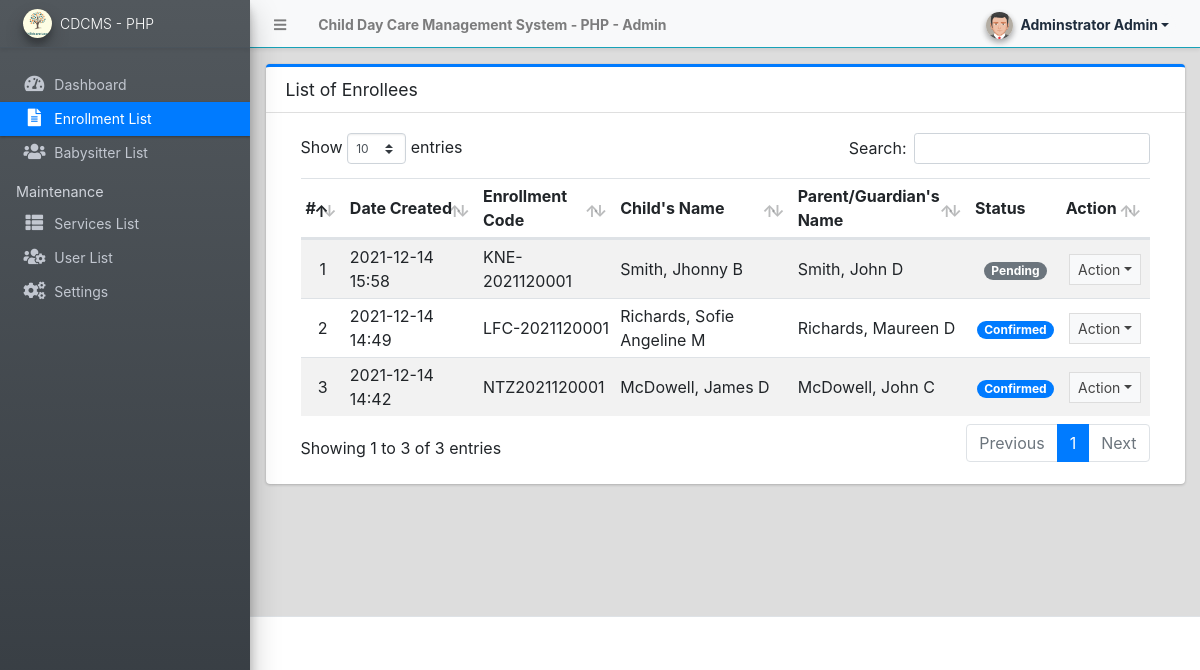
/admin/?page=enrollment (signed in), run on the app's committed database.
### tables this page shows
CREATE TABLE `enrollment_list` (
  `id` int(30) NOT NULL,
  `code` varchar(50) NOT NULL,
  `child_fullname` text NOT NULL,
  `parent_fullname` text NOT NULL,
  `status` tinyint(1) NOT NULL DEFAULT 0,
  `date_created` datetime NOT NULL DEFAULT current_timestamp(),
  `date_updated` datetime NOT NULL DEFAULT current_timestamp() ON UPDATE current_timestamp()
);

### config.php (called while the page is built, shortened)
<?php
require_once('classes/DBConnection.php');
require_once('classes/SystemSettings.php');
function validate_image($file){
	if(!empty($file)){
        $ex = explode('?',$file);
        $file = $ex[0];
        $param =  isset($ex[1]) ? '?'.$ex[1]  : '';
		if(is_file(base_app.$file)){
			return base_url.$file.$param;
		}else{
			return base_url.'dist/img/no-image-available.png';
		}
	}else{
		return base_url.'dist/img/no-image-available.png';
	}
}
function isMobileDevice(){
    $aMobileUA = array(
        '/iphone/i' => 'iPhone',
        '/ipod/i' => 'iPod',
        '/ipad/i' => 'iPad',
        '/android/i' => 'Android',
        '/blackberry/i' => 'BlackBerry',
        '/webos/i' => 'Mobile'
    );
    return false;
}
?>

### classes/DBConnection.php (called while the page is built, shortened)
<?php
class DBConnection{
    private $host = DB_SERVER;
    private $username = DB_USERNAME;
    private $password = DB_PASSWORD;
    private $database = DB_NAME;
    public $conn;
    public function __construct(){
        if (!isset($this->conn)) {
            $this->conn = new mysqli($this->host, $this->username, $this->password, $this->database);
        }
    }
}
?>

### classes/SystemSettings.php (called while the page is built, shortened)
<?php
class SystemSettings extends DBConnection{
	function userdata($field = ''){
		if(!empty($field)){
			if(isset($_SESSION['userdata'][$field]))
				return $_SESSION['userdata'][$field];
			else
				return null;
		}else{
			return false;
		}
	}
	function info($field=''){
		if(!empty($field)){
			if(isset($_SESSION['system_info'][$field]))
				return $_SESSION['system_info'][$field];
			else
				return false;
		}else{
			return false;
		}
	}
}
$_settings = new SystemSettings();
?>

### admin/enrollment/index.php (the view, shortened to what this page needs)
<div class="card card-outline card-primary">
	<div class="card-header">
		<h3 class="card-title">List of Enrollees</h3>
	</div>
	<div class="card-body">
		<div class="container-fluid">
        <div class="container-fluid">
			<table class="table table-hover table-striped">
				<colgroup>
					<col width="5%">
					<col width="15%">
					<col width="15%">
					<col width="20%">
					<col width="20%">
					<col width="10%">
					<col width="10%">
				</colgroup>
				<thead>
					<tr>
						<th>#</th>
						<th>Date Created</th>
						<th>Enrollment Code</th>
						<th>Child's Name</th>
						<th>Parent/Guardian's Name</th>
						<th>Status</th>
						<th>Action</th>
					</tr>
				</thead>
				<tbody>
					<?php
						$i = 1;
						$qry = $conn->query("SELECT * from `enrollment_list` order by `status` asc, unix_timestamp(date_created) desc ");
						while($row = $qry->fetch_assoc()):
					?>
						<tr>
							<td class="text-center"><?php echo $i++; ?></td>
							<td class=""><?php echo date("Y-m-d H:i",strtotime($row['date_created'])) ?></td>
							<td><?php echo ($row['code']) ?></td>
							<td><?php echo ucwords($row['child_fullname']) ?></td>
							<td><?php echo ucwords($row['parent_fullname']) ?></td>
							<td class="text-center">
								<?php
                                    switch($row['status']){
                                        case '1':
                                            echo "<span class='badge badge-primary badge-pill'>Confirmed</span>";
                                            break;
                                        case '0':
                                            echo "<span class='badge badge-secondary badge-pill'>Pending</span>";
                                            break;
                                    }
                                ?>
							</td>
							<td align="center">
								 <button type="button" class="btn btn-flat btn-default btn-sm dropdown-toggle dropdown-icon" data-toggle="dropdown">
				                  		Action
				                  </button>
							</td>
						</tr>
					<?php endwhile; ?>
				</tbody>
			</table>
		</div>
		</div>
	</div>
</div>

### admin/index.php (shortened to what this page needs)
<?php require_once('../config.php'); ?>
 <!DOCTYPE html>
<html lang="en" class="" style="height: auto;">
<?php require_once('inc/header.php') ?>
  <body class="sidebar-mini layout-fixed control-sidebar-slide-open layout-navbar-fixed sidebar-mini-md sidebar-mini-xs" data-new-gr-c-s-check-loaded="14.991.0" data-gr-ext-installed="" style="height: auto;">
    <div class="wrapper">
     <?php require_once('inc/topBarNav.php') ?>
     <?php require_once('inc/navigation.php') ?>
     <?php $page = isset($_GET['page']) ? $_GET['page'] : 'home';  ?>
      <div class="content-wrapper pt-3" style="min-height: 567.854px;">
        <section class="content ">
          <div class="container-fluid">
            <?php
              if(!file_exists($page.".php") && !is_dir($page)){
                  include '404.html';
              }else{
                if(is_dir($page))
                  include $page.'/index.php';
                else
                  include $page.'.php';
              }
            ?>
          </div>
        </section>
      </div>
      <?php require_once('inc/footer.php') ?>
  </body>
</html>

### admin/inc/header.php (shortened to what this page needs)
<head>
    <link rel="stylesheet" href="<?php echo base_url ?>plugins/fontawesome-free/css/all.min.css">
    <link rel="stylesheet" href="<?php echo base_url ?>plugins/tempusdominus-bootstrap-4/css/tempusdominus-bootstrap-4.min.css">
  <link rel="stylesheet" href="<?php echo base_url ?>plugins/datatables-bs4/css/dataTables.bootstrap4.min.css">
  <link rel="stylesheet" href="<?php echo base_url ?>plugins/datatables-responsive/css/responsive.bootstrap4.min.css">
  <link rel="stylesheet" href="<?php echo base_url ?>plugins/datatables-buttons/css/buttons.bootstrap4.min.css">
  <link rel="stylesheet" href="<?php echo base_url ?>plugins/select2/css/select2.min.css">
  <link rel="stylesheet" href="<?php echo base_url ?>plugins/select2-bootstrap4-theme/select2-bootstrap4.min.css">
    <link rel="stylesheet" href="<?php echo base_url ?>plugins/icheck-bootstrap/icheck-bootstrap.min.css">
    <link rel="stylesheet" href="<?php echo base_url ?>plugins/jqvmap/jqvmap.min.css">
    <link rel="stylesheet" href="<?php echo base_url ?>dist/css/adminlte.css">
    <link rel="stylesheet" href="<?php echo base_url ?>dist/css/custom.css">
    <link rel="stylesheet" href="<?php echo base_url ?>plugins/overlayScrollbars/css/OverlayScrollbars.min.css">
    <link rel="stylesheet" href="<?php echo base_url ?>plugins/daterangepicker/daterangepicker.css">
    <link rel="stylesheet" href="<?php echo base_url ?>plugins/summernote/summernote-bs4.min.css">
  <link rel="stylesheet" href="<?php echo base_url ?>plugins/sweetalert2-theme-bootstrap-4/bootstrap-4.min.css">
  </head>

### admin/inc/topBarNav.php (shortened to what this page needs)
<nav class="main-header navbar navbar-expand navbar-light border  border-info border-top-0  border-left-0 border-right-0 navbar-light text-sm shadow-sm">
  <ul class="navbar-nav">
    <li class="nav-item">
    <a class="nav-link" data-widget="pushmenu" href="#" role="button"><i class="fas fa-bars"></i></a>
    </li>
    <li class="nav-item d-none d-sm-inline-block">
      <a href="<?php echo base_url ?>" class="nav-link"><b><?php echo (!isMobileDevice()) ? $_settings->info('name'):$_settings->info('short_name'); ?> - Admin</b></a>
    </li>
  </ul>
  <ul class="navbar-nav ml-auto">
    <li class="nav-item">
      <div class="btn-group nav-link">
            <button type="button" class="btn btn-rounded badge badge-light dropdown-toggle dropdown-icon" data-toggle="dropdown">
              <span><img src="<?php echo validate_image($_settings->userdata('avatar')) ?>" class="img-circle elevation-2 user-img" alt="User Image"></span>
              <span class="ml-3"><?php echo ucwords($_settings->userdata('firstname').' '.$_settings->userdata('lastname')) ?></span>
            </button>
        </div>
    </li>
  </ul>
</nav>

### admin/inc/navigation.php (shortened to what this page needs)
<aside class="main-sidebar sidebar-dark-primary elevation-4 sidebar-no-expand bg-gradient-dark">
  <a href="<?php echo base_url ?>admin" class="brand-link bg-transparent text-sm shadow-sm">
  <img src="<?php echo validate_image($_settings->info('logo'))?>" alt="Store Logo" class="brand-image img-circle elevation-3 bg-black" style="width: 1.8rem;height: 1.8rem;max-height: unset;object-fit:scale-down;object-position:center center">
  <span class="brand-text font-weight-light"><?php echo $_settings->info('short_name') ?></span>
  </a>
  <div class="sidebar os-host os-theme-light os-host-overflow os-host-overflow-y os-host-resize-disabled os-host-transition os-host-scrollbar-horizontal-hidden">
    <div class="os-content-glue" style="margin: 0px -8px; width: 249px; height: 646px;"></div>
    <div class="os-padding">
      <div class="os-viewport os-viewport-native-scrollbars-invisible" style="overflow-y: scroll;">
        <div class="os-content" style="padding: 0px 8px; height: 100%; width: 100%;">
          <nav class="mt-4">
             <ul class="nav nav-pills nav-sidebar flex-column text-sm nav-compact nav-flat nav-child-indent nav-collapse-hide-child" data-widget="treeview" role="menu" data-accordion="false">
              <li class="nav-item dropdown">
                <a href="./" class="nav-link nav-home">
                  <i class="nav-icon fas fa-tachometer-alt"></i>
                  <p>
                    Dashboard
                  </p>
                </a>
              </li>
              <li class="nav-item">
                <a href="<?php echo base_url ?>admin/?page=enrollment" class="nav-link nav-enrollment">
                  <i class="nav-icon fas fa-file-alt"></i>
                  <p>
                    Enrollment List
                  </p>
                </a>
              </li>
              <li class="nav-item">
                <a href="<?php echo base_url ?>admin/?page=babysitters" class="nav-link nav-babysitters">
                  <i class="nav-icon fas fa-users"></i>
                  <p>
                    Babysitter List
                  </p>
                </a>
              </li>
              <?php if($_settings->userdata('type') == 1): ?>
              <li class="nav-header">Maintenance</li>
              <li class="nav-item dropdown">
                <a href="<?php echo base_url ?>admin/?page=services" class="nav-link nav-services">
                  <i class="nav-icon fas fa-th-list"></i>
                  <p>
                    Services List
                  </p>
                </a>
              </li>
              <li class="nav-item dropdown">
                <a href="<?php echo base_url ?>admin/?page=user/list" class="nav-link nav-user_list">
                  <i class="nav-icon fas fa-users-cog"></i>
                  <p>
                    User List
                  </p>
                </a>
              </li>
              <li class="nav-item dropdown">
                <a href="<?php echo base_url ?>admin/?page=system_info" class="nav-link nav-system_info">
                  <i class="nav-icon fas fa-cogs"></i>
                  <p>
                    Settings
                  </p>
                </a>
              </li>
              <?php endif; ?>
            </ul>
          </nav>
        </div>
      </div>
    </div>
  </div>
</aside>

### admin/inc/footer.php (shortened to what this page needs)
<footer class="main-footer text-sm">
      </footer>
    </div>

### admin/inc/topBarNav.php (style rules this page uses)
.user-img { position: absolute; height: 27px; width: 27px; object-fit: cover; left: -7%; top: -12%; }
.btn-rounded { border-radius: 50px; }

### data on the page
enrollment_list: date_created "2021-12-14 15:58", code "KNE-2021120001", child_fullname "Smith, Jhonny B", parent_fullname "Smith, John D", status "Pending"
enrollment_list: date_created "2021-12-14 14:49", code "LFC-2021120001", child_fullname "Richards, Sofie Angeline M", parent_fullname "Richards, Maureen D", status "Confirmed"
enrollment_list: date_created "2021-12-14 14:42", code "NTZ2021120001", child_fullname "McDowell, James D", parent_fullname "McDowell, John C", status "Confirmed"

### other printed values
$_settings->info('name') "Child Day Care Management System - PHP"
$_settings->userdata('firstname').' '.$_settings->userdata('lastname') "Adminstrator Admin"
$_settings->info('short_name') "CDCMS - PHP"
